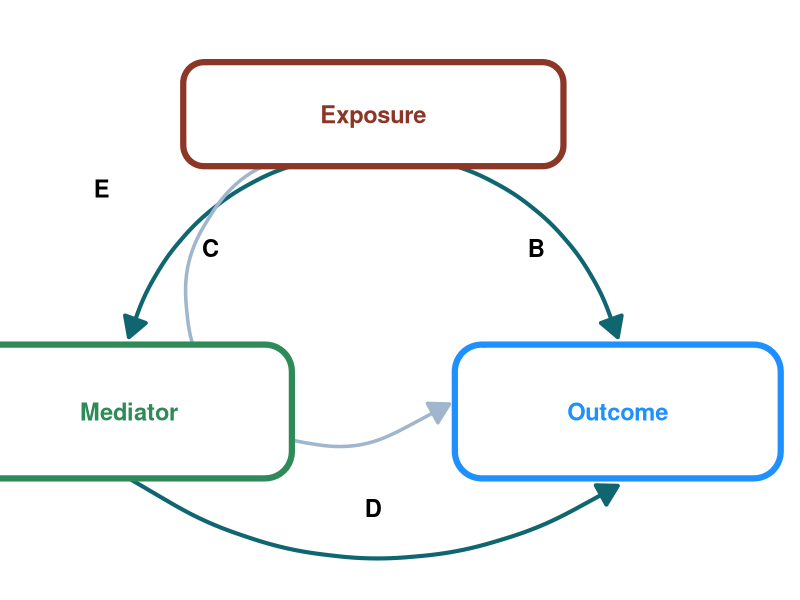
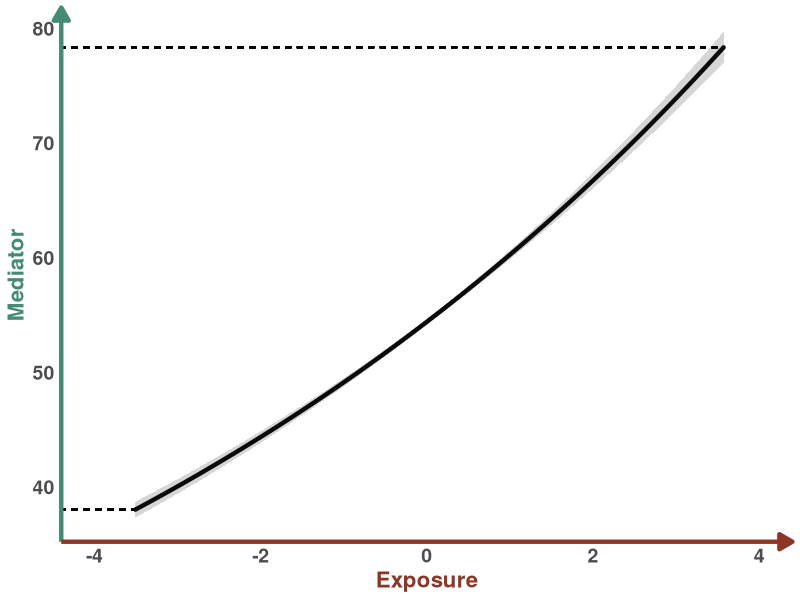
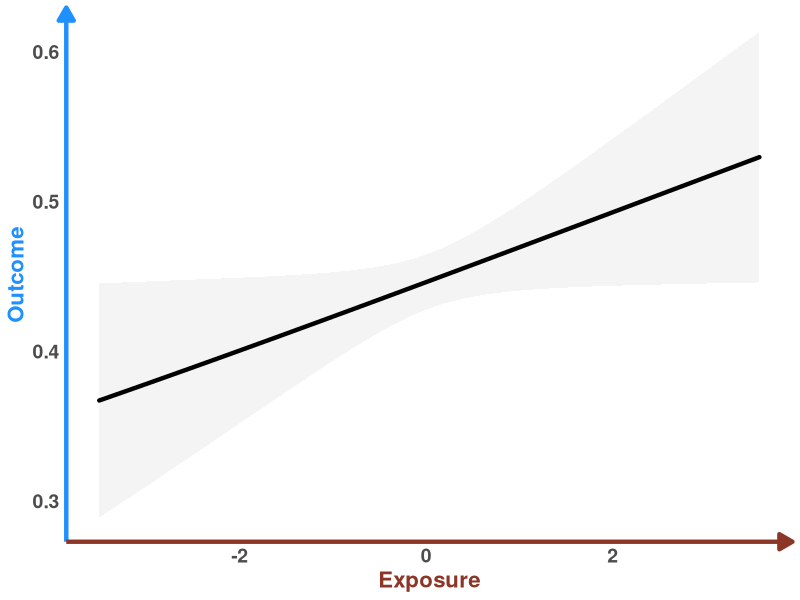
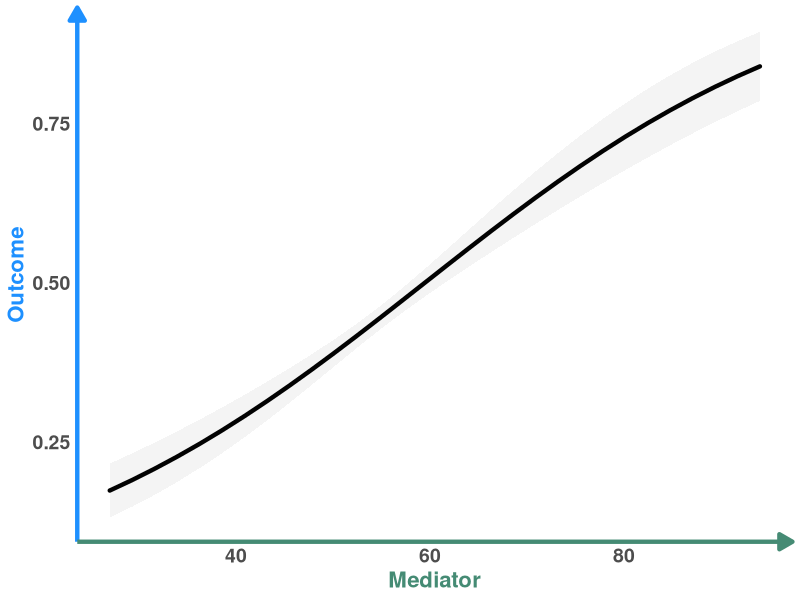
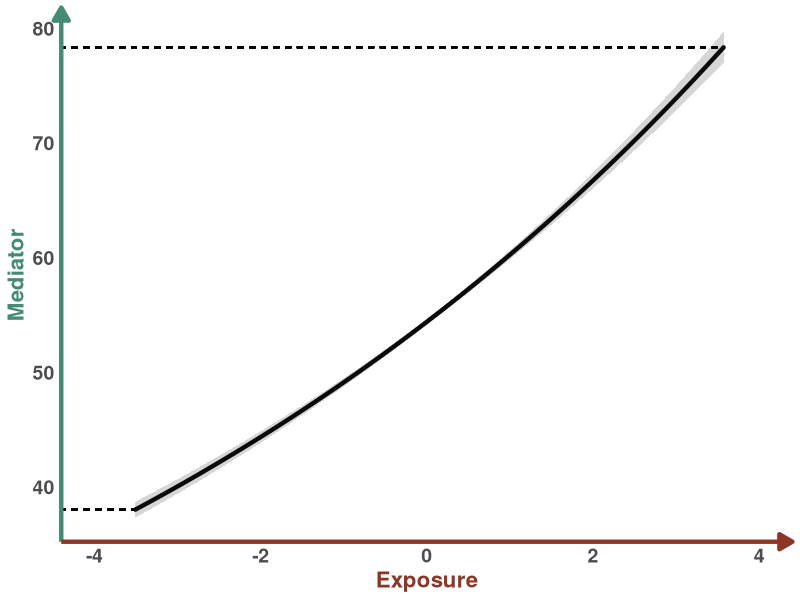
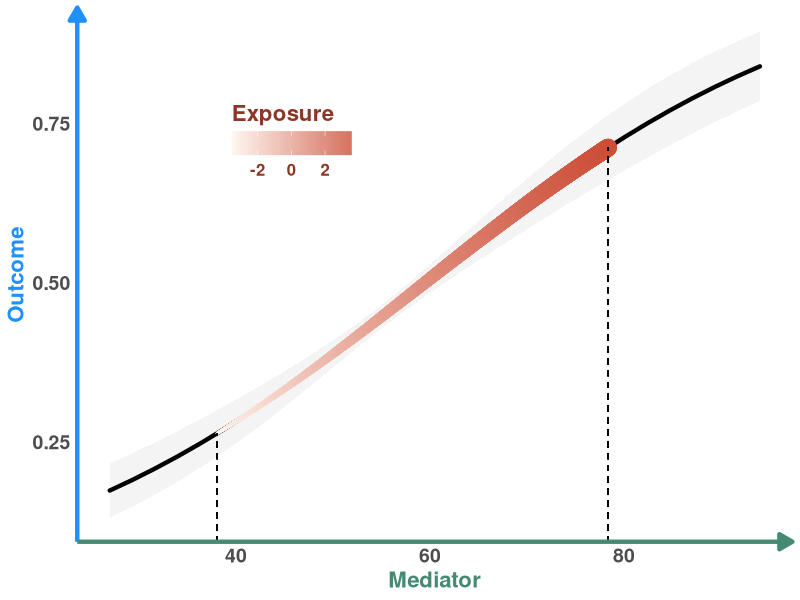
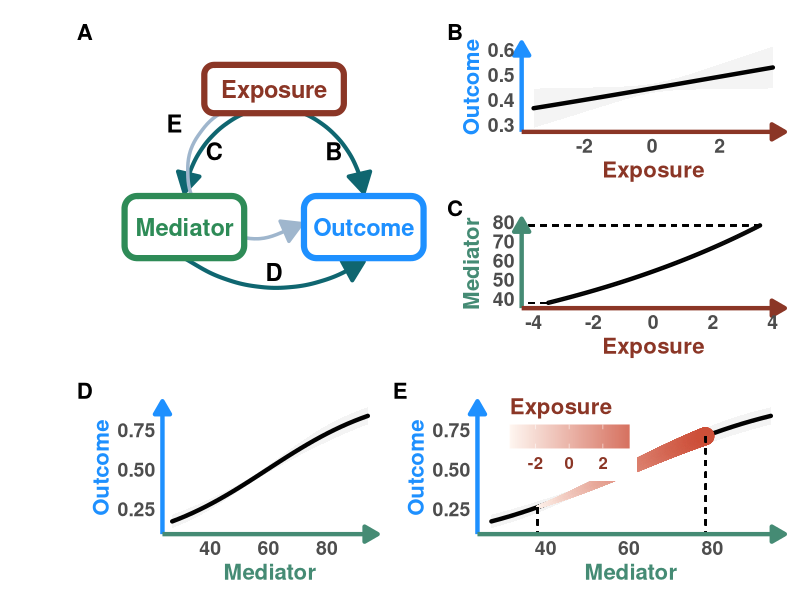

Write the R code that produced these figures, in order.
## ---- chunk 1
#| output: false
library(tidyverse) # data manipulation and plotting
library(glmmTMB) # frequentist glmms
library(patchwork) #multiple plots
library(marginaleffects) # marginal predictions

set.seed(333) # set seed to reproduce the simulations exactly
## ---- chunk 2
#' Create a DAG plot with rounded boxes and arrows
#'
#' @param labels Character vector of length 3 with names for Exposure, Mediator, Outcome
#' @param arrow_labels Character vector of length 4 with labels for paths B, C, D, E (default: c("B", "C", "D", "E"))
#' @param box_colors Character vector of length 3 with hex colors for boxes (default: c("#B22222", "#2E8B57", "#1E90FF"))
#' @param arrow_color Color for arrows (default: "#0F6670")
#' @return A ggplot object
create_dag_plot <- function(labels = c("Exposure", "Mediator", "Outcome"),
                           arrow_labels = c("B", "C", "D", "E"),
                           box_colors = c("tomato4", "#2E8B57", "#1E90FF"),
                           arrow_color = "#0F6670") {
  
  # Path diagram (DAG) — rounded boxes + arrows
  # boxes: name, center x/y, width, height, border colour
  # Using wider coordinate system (0-1.4 for x) to create rectangular plot
  boxes <- data.frame(
    name = labels,
    x = c(0.7, 0.25, 1.15),
    y = c(0.8, 0.4, 0.4),
    width = c(0.7, 0.6, 0.6),
    height = c(0.14, 0.18, 0.18),
    col = box_colors,
    stringsAsFactors = FALSE
  )
  
  # arrow head style
  arr_closed <- grid::arrow(length = unit(0.22, "inches"), type = "closed")
  arr_open <- grid::arrow(length = unit(0.22, "inches"), type = "open")
  
  # Draw arrows FIRST so they appear behind boxes
  p <- ggplot() + xlim(0.2, 1.4) + ylim(0.2, 0.9) + 
    # B: Exposure -> Outcome (right, curved)
    geom_curve(aes(x = 0.81, y = 0.74, xend = 1.15, yend = 0.5), 
               curvature = -0.28, color = arrow_color, size = 1.4, arrow = arr_closed) +
    # C: Exposure -> Mediator (left, curved)
    geom_curve(aes(x = 0.59, y = 0.74, xend = 0.25, yend = 0.5), 
               curvature = 0.28, color = arrow_color, size = 1.4, arrow = arr_closed) +
    # D: Mediator -> Outcome (bottom, long curve)
    geom_curve(aes(x = 0.25, y = 0.31, xend = 1.15, yend = 0.3), 
               curvature = 0.32, color = arrow_color, size = 1.4, arrow = arr_closed) +
    # E: dashed indirect (Exposure -> Outcome via dashed curved line)
    geom_curve(aes(x = 0.62, y = 0.765, xend = 0.84, yend = 0.41), 
               curvature = 1.5, color = "slategray3", size = 1.2,  arrow = arr_closed)
  
  # Now draw boxes on top of arrows
  for(i in seq_len(nrow(boxes))){
    bx <- boxes[i,]
    xmin <- bx$x - bx$width/2
    xmax <- bx$x + bx$width/2
    ymin <- bx$y - bx$height/2
    ymax <- bx$y + bx$height/2
    
    # draw a rounded rectangle as a grob and place it with annotation_custom
    rr <- grid::roundrectGrob(r = unit(0.2, "snpc"),
            gp = grid::gpar(fill = "white", col = bx$col, lwd = 6))
    p <- p + annotation_custom(rr, xmin = xmin, xmax = xmax, ymin = ymin, ymax = ymax) +
      annotate("text", x = bx$x, y = bx$y, label = bx$name, 
               fontface = "bold", size = 6, colour = bx$col)
  }
  
  # Add labels for arrows on top
  p <- p +
    annotate("text", x = 1.00, y = 0.62, label = arrow_labels[1], size = 6, fontface = "bold") +
    annotate("text", x = 0.40, y = 0.62, label = arrow_labels[2], size = 6, fontface = "bold") +
    annotate("text", x = 0.70, y = 0.27, label = arrow_labels[3], size = 6, fontface = "bold") +
    annotate("text", x = 0.2, y = 0.7, label = arrow_labels[4], size = 6, fontface = "bold") +
    coord_cartesian(clip = "off") +
    theme_void()
  
  return(p)
}
## ---- chunk 3
#| code-fold: true
#| warning: false
#| fig-width: 5
#| fig-height: 7
# Create DAG with default labels
DAG_default <- create_dag_plot() +
  theme(plot.margin = margin(t = 10, r = 10, b = 10, l = 50, unit = "pt"))
print(DAG_default)
## ---- chunk 4
n <- 3000 # sample size
E <- rnorm(n, 0, 1) # define E as a Z-score
M <- rpois(n, exp(4 + 0.1*E)) # M is a poisson variable whose link is the log function so defining the coefficients using the inverse log (exponential)
O <- rbinom(n, size = 1, prob = plogis(-3 + 0.1*E + 0.05*M)) # O is a Bernoulli variable whose link is the logit so defining the coefficients using the inverse logit (plogis)

data <- tibble(
  E = E,
  M = M,
  O = O,
  O_1 = 1 - O
)

head(data)
## ---- chunk 5
mM_E <- glmmTMB(M ~ E, family = poisson, data = data)
## ---- chunk 6
mO_EM <- glmmTMB(cbind(O, O_1) ~ E + M, family = binomial, data = data)
## ---- chunk 7
#| warning: false
pred_M_E <- predictions(mM_E, vcov = TRUE, newdata = datagrid(E = seq(from = min(data$E), to = max(data$E), length.out = 3000))) # need many points for the visualisation of the indirect effect later on
head(pred_M_E)
## ---- chunk 8
pM_E <- ggplot(data = pred_M_E) +
  geom_line(aes(y = estimate, x = E), 
            lineend = "round",
            linewidth = 1.5) +
  geom_ribbon(aes(ymin = conf.low, ymax = conf.high, x = E), 
              alpha = 0.2) +
  geom_segment(y=min(pred_M_E$estimate), 
               x = min(pred_M_E$E)*1.3, 
               xend= min(pred_M_E$E), 
               linetype= "dashed") +
  geom_segment(y=max(pred_M_E$estimate), 
               x = min(pred_M_E$E)*1.3, 
               xend= max(pred_M_E$E), 
               linetype= "dashed") +
  scale_y_continuous(breaks = seq(from = 40, to = 80, by = 10))+
  theme_classic() +
  labs(title = NULL,
       y = "Mediator",
       x = "Exposure") + 
  coord_cartesian(xlim = c(-4,4)) +
  theme(axis.line.y = element_line(arrow = arrow(
                                               length = unit(0.15, "inches"),
                                               ends = "last", 
                                               type = "closed"),
                                   linewidth = 1.5,
                                   color = "aquamarine4"),
        axis.line.x = element_line(arrow = arrow(
                                               length = unit(0.15, "inches"),
                                               ends = "last", 
                                               type = "closed"),
                                   linewidth = 1.5,
                                   color = "tomato4"),
        axis.ticks = element_blank(),
        axis.title.x = element_text(color = "tomato4", 
                                    size = 16, 
                                    face = "bold", 
                                    family = "", 
                                    lineheight = 1.5),
        axis.title.y = element_text(color = "aquamarine4", 
                                    size = 16, 
                                    face = "bold", 
                                    family = "", 
                                    lineheight = 1.5),
        axis.text.x = element_text(face = "bold", 
                                   size = 14),
        axis.text.y = element_text(face = "bold", 
                                    
                                   size = 14),
        plot.title = element_text(size = 16)) 

pM_E
## ---- chunk 9
#| warning: false
pred_O_E <- predictions(mO_EM, vcov = TRUE, newdata = datagrid(E = seq(from = min(data$E), to = max(data$E), length.out = 30)))
head(pred_O_E)
## ---- chunk 10
pO_E <- ggplot(data = pred_O_E) +
  geom_line(aes(y = estimate, x = E), linewidth = 1.5, lineend = "round") +
  geom_ribbon(aes(ymin = conf.low, ymax = conf.high, x = E), alpha = 0.05) +
  
  theme_classic() +
  labs(title = NULL,
       y = "Outcome",
       x = "Exposure") +
    theme(axis.line.y = element_line(arrow = arrow(
                                               length = unit(0.15, "inches"),
                                               ends = "last", 
                                               type = "closed"),
                                   linewidth = 1.5,
                                   color = "dodgerblue1"),
        axis.line.x = element_line(arrow = arrow(
                                               length = unit(0.15, "inches"),
                                               ends = "last", 
                                               type = "closed"),
                                   linewidth = 1.5,
                                   color = "tomato4"),
        axis.ticks = element_blank(),
        axis.title.x = element_text(color = "tomato4", 
                                    size = 16, 
                                    face = "bold", 
                                    family = "", 
                                    lineheight = 1.5),
        axis.title.y = element_text(color = "dodgerblue1", 
                                    size = 16, 
                                    face = "bold", 
                                    family = "", 
                                    lineheight = 1.5),
        axis.text.x = element_text(face = "bold", 
                                   size = 14),
        axis.text.y = element_text(
                                   face = "bold", 
                                   size = 14),
        plot.title = element_text(size = 16))
pO_E 
## ---- chunk 11
#| warning: false
pred_O_M <- predictions(mO_EM, vcov = TRUE, newdata = datagrid(M = seq(from = min(data$M), to = max(data$M), length.out = 30)))
head(pred_O_M)
## ---- chunk 12
pO_M <- ggplot(data = pred_O_M) +
  geom_line(aes(y = estimate, x = M), linewidth = 1.5, lineend = "round") +
  geom_ribbon(aes(ymin = conf.low, ymax = conf.high, x = M), alpha = 0.05) +
  
  theme_classic() +
  labs(title = NULL,
       y = "Outcome",
       x = "Mediator") +
    theme(axis.line.y = element_line(arrow = arrow(
                                               length = unit(0.15, "inches"),
                                               ends = "last", 
                                               type = "closed"),
                                   linewidth = 1.5,
                                   color = "dodgerblue1"),
        axis.line.x = element_line(arrow = arrow(
                                               length = unit(0.15, "inches"),
                                               ends = "last", 
                                               type = "closed"),
                                   linewidth = 1.5,
                                   color = "aquamarine4"),
        axis.ticks = element_blank(),
        axis.title.x = element_text(color = "aquamarine4", 
                                    size = 16, 
                                    face = "bold", 
                                    family = "", 
                                    lineheight = 1.5),
        axis.title.y = element_text(color = "dodgerblue1", 
                                    size = 16, 
                                    face = "bold", 
                                    family = "", 
                                    lineheight = 1.5),
        axis.text.x = element_text(
                                   face = "bold", 
                                   size = 14),
        axis.text.y = element_text(face = "bold", 
                                   size = 14),
        plot.title = element_text(size = 16))
pO_M
## ---- chunk 13
pM_E
## ---- chunk 14
#| warning: false
pred_O_EM <- predictions(mO_EM, vcov = TRUE, newdata = datagrid(M = pred_M_E$estimate))
head(pred_O_EM)
## ---- chunk 15
pred_O_ME <- pred_O_EM %>%
  select(-c(E)) %>% #remove E; it's set to its mean as we don't need it
  mutate(E = pred_M_E$E)

head(pred_O_ME)
## ---- chunk 16
COLS <- alpha(colorRampPalette(c("seashell","tomato3"))(30),0.8)

pO_ME <- pO_M + geom_line(data = pred_O_ME, aes(x = M, y = estimate, color = E, linewidth = E), lineend = "round") +
  geom_segment(x=min(pred_O_ME$M), y = 0, yend= min(pred_O_ME$estimate), linetype= "dashed") +
  geom_segment(x=max(pred_O_ME$M), y = 0, yend= max(pred_O_ME$estimate), linetype= "dashed") +
  labs(title = NULL) + 
  scale_color_gradientn(colours = COLS, name = "Exposure") +
  guides(linewidth = "none") +
  theme(legend.position = "inside",
        legend.position.inside = c(0.3, 0.75),
        legend.direction = "horizontal",
        legend.text = element_text(color = "tomato4", size = 12, face = "bold", family = "", lineheight = 1.5),
        legend.title = element_text(color = "tomato4",size = 16, face = "bold", family = "", lineheight = 1.5),
        legend.title.position = "top")

pO_ME
## ---- chunk 17
#| fig-width: 8
#| fig-height: 8
# Create right column with B and C stacked
right_col_top <- pO_E / pM_E

# Create layout: DAG on left, right column on right for rows 1-2
top_section <- (DAG_default | right_col_top) + plot_layout(widths = c(1, 1))

# Row 3 has two plots side by side
row3 <- pO_M + pO_ME + plot_layout(widths = c(0.7, 1))

# Combine all
fig_1 <- top_section / row3 + 
  plot_layout(heights = c(2, 1)) +
  plot_annotation(tag_levels = 'A') &
  theme(plot.tag = element_text(size = 16, face = "bold"))

fig_1
